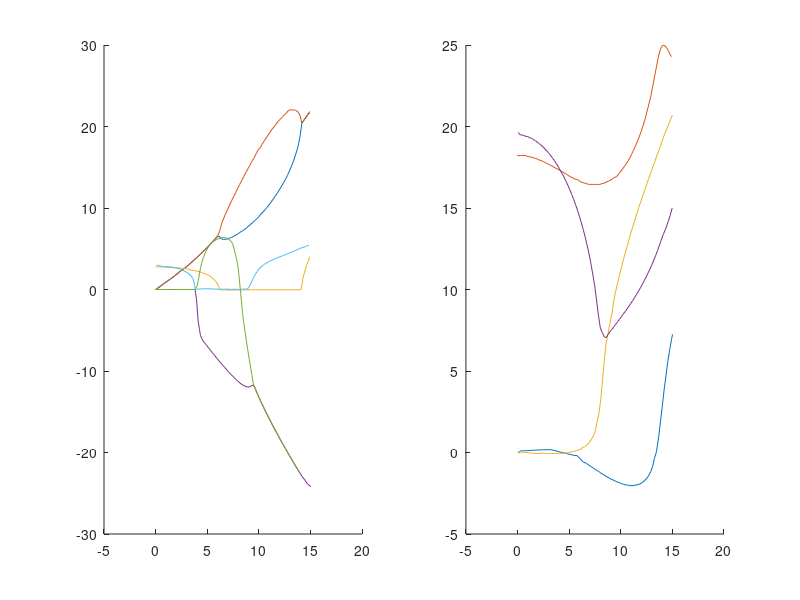

Here is the MATLAB script that generated this plot:
ref_data = csvread('paidoussis.csv',2,0);
pot_data = csvread('potential_method_results.csv',2,0);

figure();
subplot(1,2,1);
hold on;
for i=1:3
    vectX = ref_data(:,i*2-1);
    vectY = ref_data(:,i*2);
    vectX(vectX==0) = [];
    vectY(vectY==0) = [];
    plot(vectX,vectY);
end
for i=1:3
    vectX = pot_data(:,i*2-1);
    vectY = pot_data(:,i*2);
    vectX(vectX==0) = [];
    vectY(vectY==0) = [];
    plot(vectX,vectY);
end

subplot(1,2,2);
hold on;
for i=4:5
    vectX = ref_data(:,i*2-1);
    vectY = ref_data(:,i*2);
    vectX(vectX==0) = [];
    vectY(vectY==0) = [];
    plot(vectX,vectY);
end
for i=4:5
    vectX = pot_data(:,i*2-1);
    vectY = pot_data(:,i*2);
    vectX(vectX==0) = [];
    vectY(vectY==0) = [];
    plot(vectX,vectY);
end